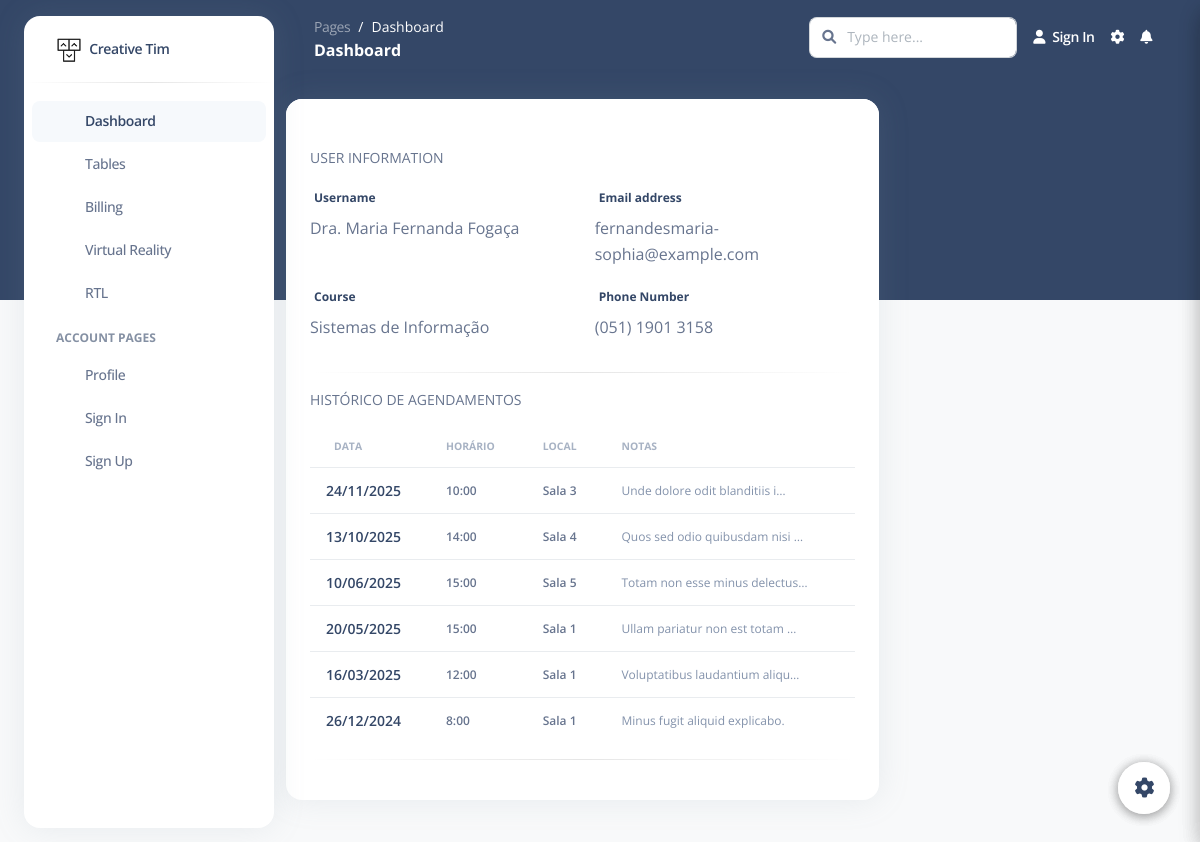
/student/profile/219/details/, run on the app's committed database.
### schedule/models.py (models this page shows, shortened)
class Student(models.Model):
    user = models.OneToOneField(User, on_delete=models.CASCADE)
    enrollment_number = models.CharField(max_length=20, unique=True)
    parent = models.CharField(max_length=150, null=True, blank=True)
    course = models.CharField(max_length=150, null=True, blank=True)

class User(models.Model):
    name = models.CharField(max_length=150, unique=True)
    birth_date = models.DateField()
    email = models.EmailField(unique=True)
    gender = models.CharField(max_length=10)
    birth_place = models.CharField(max_length=100)
    phone = models.CharField(max_length=15)
    password = models.CharField(max_length=128)

class Session(models.Model):
    date = models.DateField()
    time = models.CharField(null=True, blank=True)
    place = models.CharField(max_length=150, null=True, blank=True)
    notes = models.TextField(null=True, blank=True)
    students = models.ManyToManyField(Student, through='SessionAttendance', related_name="sessions")

### schedule/views.py (the view)
# urls.py: path('student/profile/<int:pk>/details/', views.profile_view, name='profile_view'),
def profile_view(request, pk):
    students = get_object_or_404(Student, pk=pk)
    return render(request, 'students/profile.html', {'student': students})

### templates/students/profile.html (shortened to what this page needs)
{% extends '_base.html' %} {% load static %} {% block content %}
    <div class="container-fluid py-4">
      <div class="row">
        <div class="col-md-8">
          <div class="card">
            <div class="card-header pb-0">
            </div>
            <div class="card-body">
              <p class="text-uppercase text-sm">User Information</p>
              <div class="row">
                <div class="col-md-6">
                  <div class="form-group">
                    <label for="example-text-input" class="form-control-label">Username</label>
                    <p>{{ student.user.name }}</p>
                  </div>
                </div>
                <div class="col-md-6">
                  <div class="form-group">
                    <label for="example-text-input" class="form-control-label">Email address</label>
                    <p>{{ student.user.email }}</p>
                  </div>
                </div>
                <div class="col-md-6">
                  <div class="form-group">
                    <label for="example-text-input" class="form-control-label">Course</label>
                    <p>{{ student.course }}</p>
                  </div>
                </div>
                <div class="col-md-6">
                  <div class="form-group">
                    <label for="example-text-input" class="form-control-label">Phone Number</label>
                    <p>{{ student.user.phone }}</p>
                  </div>
                </div>
              </div>
              <hr class="horizontal dark">
              <p class="text-uppercase text-sm">Histórico de Agendamentos</p>
              <div class="row">
                <div class="col-12">
                  <div class="table-responsive">
                    <table class="table align-items-center mb-0">
                      <thead>
                        <tr>
                          <th class="text-uppercase text-secondary text-xxs font-weight-bolder opacity-7">Data</th>
                          <th class="text-uppercase text-secondary text-xxs font-weight-bolder opacity-7 ps-2">Horário</th>
                          <th class="text-uppercase text-secondary text-xxs font-weight-bolder opacity-7 ps-2">Local</th>
                          <th class="text-uppercase text-secondary text-xxs font-weight-bolder opacity-7 ps-2">Notas</th>
                        </tr>
                      </thead>
                      <tbody>
                        {% for session in student.sessions.all %}
                        <tr>
                          <td>
                            <div class="d-flex px-2 py-1">
                              <div class="d-flex flex-column justify-content-center">
                                <h6 class="mb-0 text-sm">{{ session.date|date:"d/m/Y" }}</h6>
                              </div>
                            </div>
                          </td>
                          <td>
                            <p class="text-xs font-weight-bold mb-0">{{ session.time }}</p>
                          </td>
                          <td>
                            <p class="text-xs font-weight-bold mb-0">{{ session.place }}</p>
                          </td>
                          <td>
                            <p class="text-xs text-secondary mb-0">{{ session.notes|default:"-"|truncatechars:30 }}</p>
                          </td>
                        </tr>
                        {% empty %}
                        <tr>
                          <td colspan="4" class="text-center py-4">
                            <span class="text-sm font-weight-bold text-secondary">Nenhum agendamento encontrado.</span>
                          </td>
                        </tr>
                        {% endfor %}
                      </tbody>
                    </table>
                  </div>
                </div>
              </div>
              <hr class="horizontal dark">
            </div>
          </div>
        </div>
      </div>
    </div>
  <div class="fixed-plugin">
    <a class="fixed-plugin-button text-dark position-fixed px-3 py-2">
    </a>
  </div>
  <div class="fixed-plugin">
    <a class="fixed-plugin-button text-dark position-fixed px-3 py-2">
    </a>
  </div>
</body>
</html>
{% endblock content %}

### data on the page
Student: user.name "Dra. Maria Fernanda Fogaça", user.email "fernandesmaria-sophia@example.com", course "Sistemas de Informação", user.phone "(051) 1901 3158"
Session: date "24/11/2025", time "10:00", place "Sala 3", notes "Unde dolore odit blanditiis i…"
Session: date "13/10/2025", time "14:00", place "Sala 4", notes "Quos sed odio quibusdam nisi …"
Session: date "10/06/2025", time "15:00", place "Sala 5", notes "Totam non esse minus delectus…"
Session: date "20/05/2025", time "15:00", place "Sala 1", notes "Ullam pariatur non est totam …"
Session: date "16/03/2025", time "12:00", place "Sala 1", notes "Voluptatibus laudantium aliqu…"
Session: date "26/12/2024", time "8:00", place "Sala 1", notes "Minus fugit aliquid explicabo."
